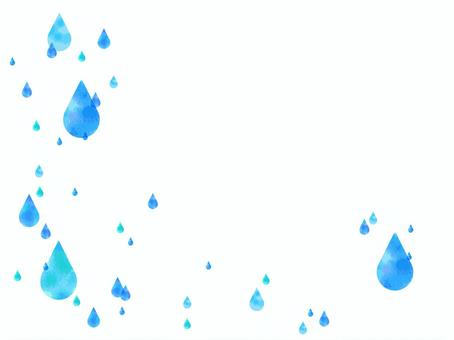
#> input picture images/01ee62ad69159b418ddb9b27cba07795_t.jpeg, 454 x 340 px; its folder holds only this picture in this run
$ python compress1.py
#> lines starting #> are read from the running program, lines starting #| are printed output that depends on the picture
import os
from PIL import Image

def get_size_format(b, factor=1024, suffix="B"):
    """
    Scale bytes to its proper byte format
    e.g:
        1253656 => '1.20MB'
        1253656678 => '1.17GB'
    """
    for unit in ["", "K", "M", "G", "T", "P", "E", "Z"]:
        if b < factor:
            return f"{b:.2f}{unit}{suffix}"
        b /= factor
    return f"{b:.2f}Y{suffix}"


def compress_img(image_name, new_size_ratio=0.9, quality=90, width=None, height=None, to_jpg=True):
    # load the image to memory
#> called with new_size_ratio = 0.3, quality = 75, to_jpg = True
    img = Image.open(image_name)
#> img is the input picture: PIL image 454x340 RGB; mean R, G, B 243.9, 251.4, 253
    # print the original image shape
    # print("[*] Image shape:", img.size)
    # get the original image size in bytes
    image_size = os.path.getsize(image_name)
    # print the size before compression/resizing
    # print("[*] Size before compression:", get_size_format(image_size))
    if new_size_ratio < 1.0:
        # if resizing ratio is below 1.0, then multiply width & height with this ratio to reduce image size
        img = img.resize((int(img.size[0] * new_size_ratio), int(img.size[1] * new_size_ratio)), Image.LANCZOS)
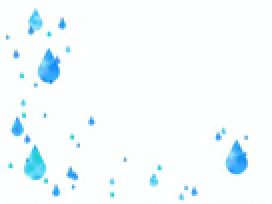
#> img: PIL image 136x102 RGB (shown 2 times larger); mean R, G, B 243.9, 251.4, 252.9
        # print new image shape
        # print("[+] New Image shape:", img.size)
    elif width and height:
        # if width and height are set, resize with them instead
        img = img.resize((width, height), Image.LANCZOS)
        # print new image shape
        # print("[+] New Image shape:", img.size)
    # split the filename and extension
    filename, ext = os.path.splitext(image_name)
    # make new filename appending _compressed to the original file name
    if to_jpg:
        # change the extension to JPEG
        new_filename = f"{filename}_compressed1.jpg"
    else:
        # retain the same extension of the original image
        new_filename = f"{filename}_compressed1{ext}"
    try:
        # save the image with the corresponding quality and optimize set to True
        img.save(new_filename, quality=quality, optimize=True)
    except OSError:
        # convert the image to RGB mode first
        img = img.convert("RGB")
        # save the image with the corresponding quality and optimize set to True
        img.save(new_filename, quality=quality, optimize=True)
    # print("[+] New file saved:", new_filename)
    # get the new image size in bytes
    new_image_size = os.path.getsize(new_filename)
    # print the new size in a good format
    # print("[+] Size after compression:", get_size_format(new_image_size))
    # calculate the saving bytes
    saving_diff = new_image_size - image_size
    # print the saving percentage
    # print(f"[+] Image size change: {saving_diff/image_size*100:.2f}% of the original image size.")


# compress_img('original - Copy.jpg', new_size_ratio=0.95, quality=80)
basepath = 'images/'
for entry in os.listdir(basepath):
    if os.path.isfile(os.path.join(basepath, entry)):
        compress_img('images/'+str(entry), new_size_ratio=0.3, quality=75)
